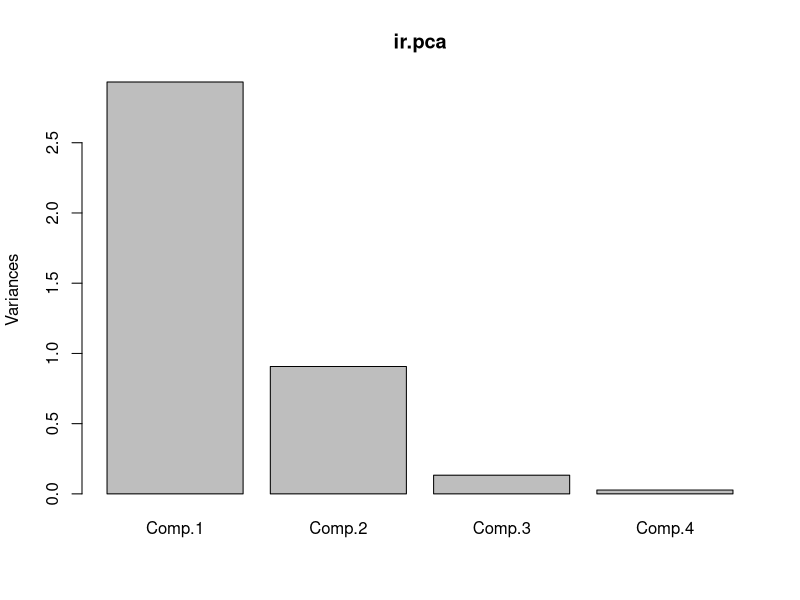
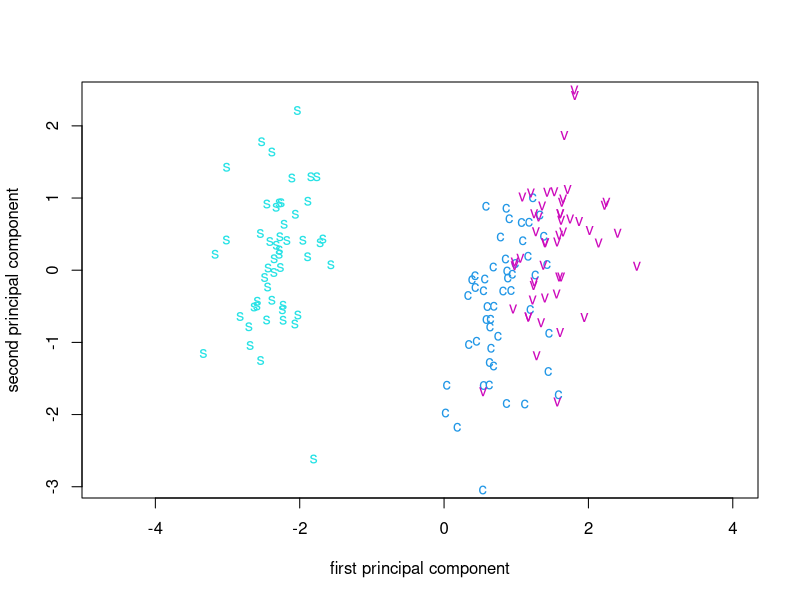
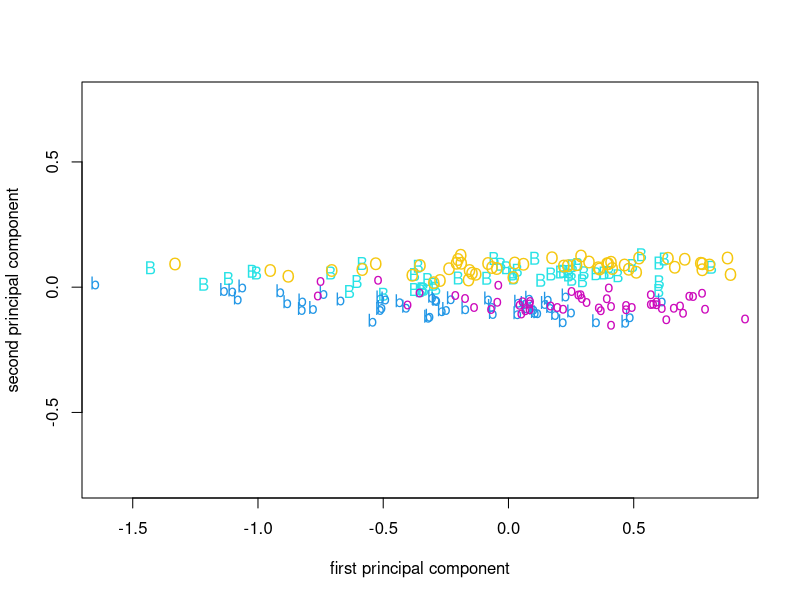
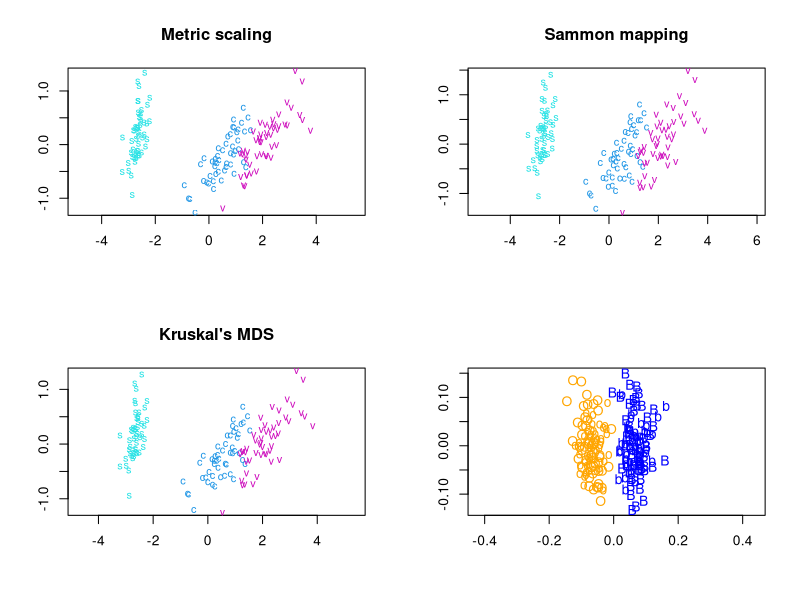
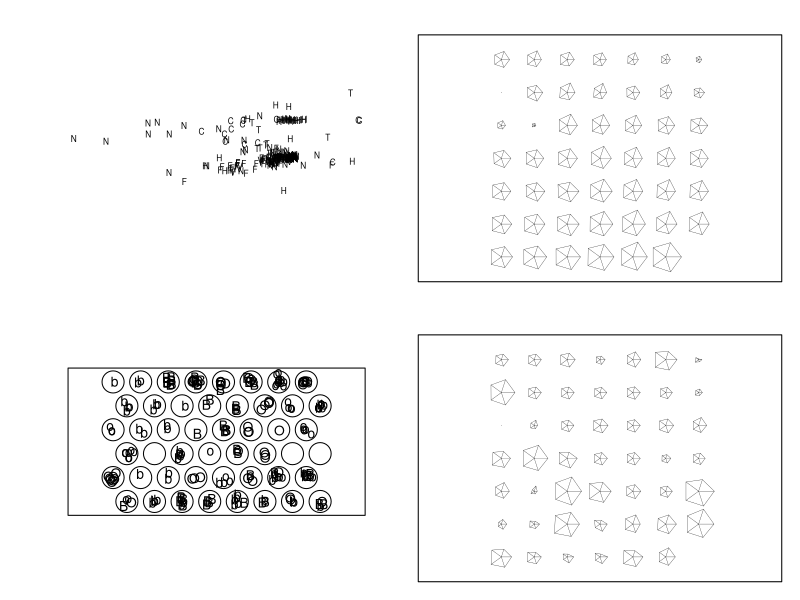
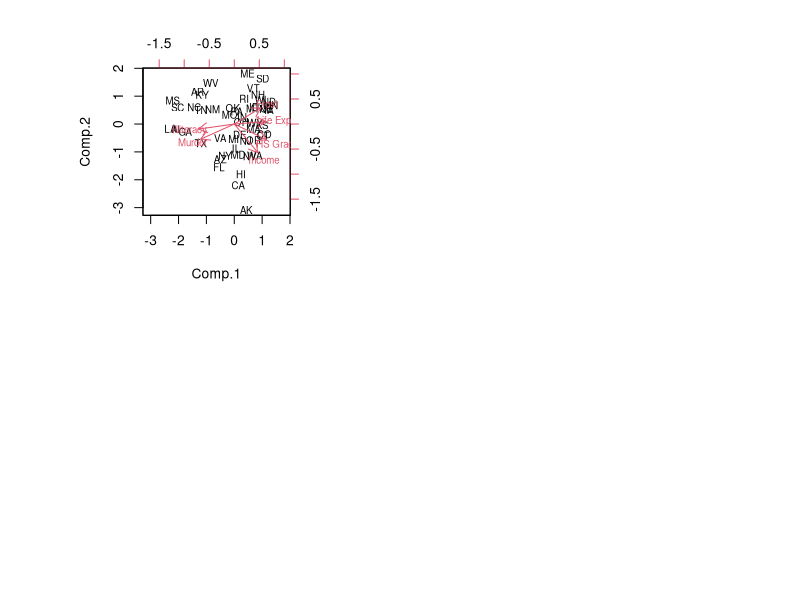
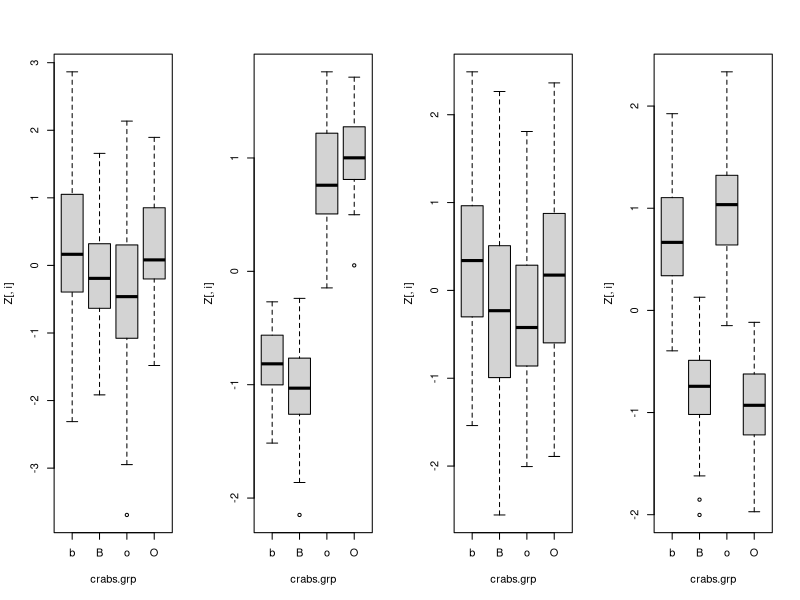
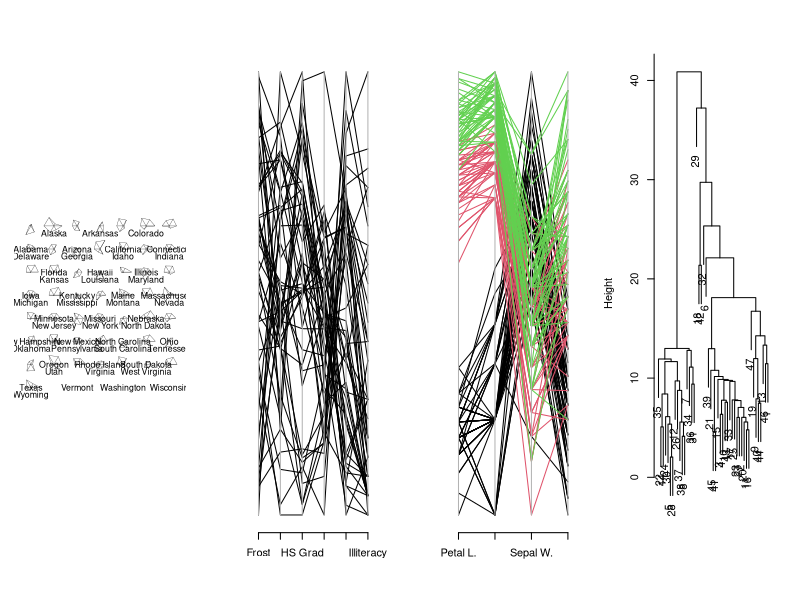

Recreate these plots in R, in order.
## ---- chunk 1
library(MASS)
library(class)
library(fastICA)
library(cluster)
options(width=65, digits=5)

# install.packages("../package/xgobi_1.2-15.tar.gz", repos = NULL, type = "source")
# install.packages("../package/RGtk2_2.20.36.tar.gz", repos = NULL, type = "source")
# install.packages("../package/rggobi_2.1.22.tar.gz", repos = NULL, type = "source")
## ---- chunk 2
# Iris data
ir <- rbind(iris3[,,1], iris3[,,2], iris3[,,3])
ir.species <- factor(c(rep("s", 50), rep("c", 50), rep("v", 50)))

# Principal Component for the log-transformed iris data.
(ir.pca <- princomp(log(ir), cor = TRUE))
summary(ir.pca)
plot(ir.pca)
## ---- chunk 3
# First two principal components for the log-transformed iris data.
ir.pc <- predict(ir.pca)
eqscplot(ir.pc[, 1:2], type = "n",
         xlab = "first principal component",
         ylab = "second principal component")
text(ir.pc[, 1:2], labels = as.character(ir.species),
     col = 3 + unclass(ir.species))
## ---- chunk 4
# Crabs data
lcrabs <- log(crabs[, 4:8])
crabs.grp <- factor(c("B", "b", "O", "o")[rep(1:4, each = 50)])

# Principal Component for the crabs data.
(lcrabs.pca <- princomp(lcrabs))
loadings(lcrabs.pca)
lcrabs.pc <- predict(lcrabs.pca)
dimnames(lcrabs.pc) <- list(NULL, paste("PC", 1:5, sep = ""))
## ---- chunk 5
# First two principal components for the crabs data.
eqscplot(lcrabs.pc[, 1:2], type = "n",
         xlab = "first principal component",
         ylab = "second principal component")
text(lcrabs.pc[, 1:2], labels = as.character(crabs.grp),
     col = 3 + as.integer(crabs.grp)) 
## ---- chunk 6
# Distance-based representations of the iris data
ir.scal <- cmdscale(dist(ir) , k = 2, eig = T)

distp <- dist(ir); dist2 <- dist(ir.scal$points)
sum((distp - dist2)^2)/sum(distp^2) # calculating a measure of 'stress'
## ---- chunk 7
par(mfrow = c(2,2))

eqscplot(ir.scal$points, type = "n", main = "Metric scaling", ratio = 2)
text(ir.scal$points, labels = as.character(ir.species), 
     col = 3 + as.integer(ir.species), cex = 0.8)
ir.sam <- sammon(dist(ir[-143,]))
eqscplot(ir.sam$points, type = "n", main = "Sammon mapping", ratio = 2)
text(ir.sam$points, labels = as.character(ir.species[-143]), 
     col = 3 + as.integer(ir.species), cex = 0.8)
ir.iso <- isoMDS(dist(ir[-143,]))
eqscplot(ir.iso$points, type = "n", main = "Kruskal's MDS", ratio = 2)
text(ir.iso$points, labels = as.character(ir.species[-143]), 
     col = 3 + as.integer(ir.species), cex = 0.8) 
## ---- chunk 8
# Sammon mapping of crabs data
cr.scale <- 0.5 * log(crabs$CL * crabs$CW)
slcrabs <- lcrabs - cr.scale
cr.means <- matrix(0, 2, 5)
cr.means[1,] <- colMeans(slcrabs[crabs$sex == "F", ])
cr.means[2,] <- colMeans(slcrabs [crabs$sex == "M", ])
dslcrabs <- slcrabs - cr.means[as.numeric(crabs$sex),]
lcrabs.sam <- sammon(dist(dslcrabs))
eqscplot(-lcrabs.sam$points, type = "n", xlab = "", ylab = "", tol = 0.08, ratio = 1.5)
text(-lcrabs.sam$points , labels = as.character(crabs.grp), 
     col = rep(c("blue", "orange"), each = 100))
## ---- chunk 9
# Isotonic multidimensional scaling representation of the fgl data.
fgl.iso <- isoMDS(dist(as.matrix(fgl[-40, -10])))
eqscplot(fgl.iso$points, type = "n", xlab = "", ylab = "", axes = FALSE)
# either
# for(i in seq(along = levels(fgl$type))) {
#   set <- fgl$type[-40] == levels(fgl$type)[i]
#   points(fgl.iso$points[set,], pch = 18, cex = 0.6, col = 2 + i)}
# key(text = list(levels(fgl$type), col = 3:8))
# or
text(fgl.iso$points, labels = c("F", "N", "V", "C", "T", "H")[fgl$type[-40]], cex = 0.6)
## ---- chunk 10
# Batch SOM applied to the crabs dataset.
set.seed(0)
gr <- somgrid(topo = "hexagonal")
crabs.som <- batchSOM(lcrabs, gr, c(4, 4, 2, 2, 1, 1, 1, 0, 0))

# stars plot of the representatives
stars(crabs.som$codes, labels = NULL, frame.plot = T)
## ---- chunk 11
set.seed(0)

# Plot that shows the assignments of the original points
bins <- as.numeric(knn1(crabs.som$code, lcrabs, 0:47))
plot(crabs.som$grid, type = "n", frame.plot = T,
     xlim = c(min(crabs.som$grid$pts[,1])-0.4, max(crabs.som$grid$pts[,1])+0.4),
     ylim = c(min(crabs.som$grid$pts[,2])-0.4, max(crabs.som$grid$pts[,2])+0.4))
symbols(crabs.som$grid$pts[, 1], crabs.som$grid$pts[, 2], 
        circles = rep(0.4, 48), inches = FALSE, add = TRUE)
text(crabs.som$grid$pts[bins, ] + rnorm(400, 0, 0.1), as.character(crabs.grp))
## ---- chunk 12
set.seed(0)

# Traditional SOM applied to the crabs dataset.
crabs.som2 <- SOM(lcrabs, gr); stars(crabs.som2$codes, frame.plot = T)
## ---- chunk 13
# Principal component biplot of the part of the state.x77 data.
state <- state.x77[, 2:7]; row.names(state) <- state.abb
state.pca <- princomp(state, cor = TRUE)
state.pca$loadings[,2] <- -state.pca$loadings[,2]
state.pca$scores[,2] <- -state.pca$scores[,2]
biplot(state.pca, pc.biplot = TRUE, cex = 0.7, expand = 0.8)
## ---- chunk 14
set.seed(0)

# Boxplots of four ’signals’ recovered by ICA from the crabs data.
nICA <- 4
crabs.ica <- fastICA(crabs[, 4:8], nICA)
Z <- crabs.ica$S
par(mfrow = c(1, nICA))
for(i in 1:nICA) boxplot(Z[, i] ~ crabs.grp)
## ---- chunk 15
# stars plot of the state.x77 dataset.
stars(state.x77[, c(7, 4, 6, 2, 5, 3)])
## ---- chunk 16
# Parallel coordinates plots of the state.x77 dataset.
parcoord(state.x77[, c(7, 4, 6, 2, 5, 3)])

# Parallel coordinates plots of the log-transformed iris data
parcoord(log(ir)[, c(3, 4, 2, 1)], col = 1 + (0:149)%/%50)
## ---- chunk 17
# Dendograms for the socio-economic data on Swiss provinces by single-link clustering
swiss.x <- as.matrix(swiss[,-1])
h <- hclust(dist(swiss.x), method = "single")
plot(h, labels = h$order, main = "", xlab = "", sub = "")
## ---- chunk 18
# Dendograms for the socio-economic data on Swiss provinces by divisive clustering
d <- diana(swiss.x, )
pltree(d, labels = d$order, main = "", xlab = "", sub = "")
## ---- chunk 19
# First two principal components for the swiss data 
# and labeling by the groups assigned by K-means
h <- hclust(dist(swiss.x), method = "average")
initial <- tapply(swiss.x, list(rep(cutree(h, 3), ncol(swiss.x)), col(swiss.x)), mean)
dimnames(initial) <- list(NULL, dimnames(swiss.x)[[2]])
km <- kmeans(swiss.x, initial)
(swiss.pca <- princomp(swiss.x))
swiss.px <- predict(swiss.pca); swiss.px[,2] <- -swiss.px[,2] 
dimnames(km$centers)[[2]] <- dimnames(swiss.x)[[2]]
swiss.centers <- predict(swiss.pca, km$centers); swiss.centers[,2] <- -swiss.centers[,2]
eqscplot(swiss.px[, 1:2], type = "n", 
         xlab = "first principal component" , ylab = "second principal component")
text(swiss.px[, 1:2], labels = km$cluster)
points(swiss.centers[,1:2], pch = 3, cex = 5)
identify(swiss.px[, 1:2], cex = 0.5)
## ---- chunk 20
# Clusterings of the Swiss provinces data by pam, me, emclust
par(mfrow = c(2,2))

swiss.pam <- pam(swiss.px, 3)
eqscplot(swiss.px[, 1:2], type = "n",
         xlab = "first principal component", ylab = "second principal component",
         main = "pam")
text(swiss.px[,1:2], labels = swiss.pam$clustering)
points(swiss.pam$medoid[,1:2], pch = 3, cex = 3)

library(mclust)
vals <- mclustBIC(swiss.x)
sm <- summary(vals, swiss.x)
eqscplot (swiss.px [, 1: 2], type = "n",
          xlab = "first principal component" , ylab = "second principal component", 
          main = "emclust")
text(swiss.px[, 1:2], labels = sm$classification) 

h <- hc(modelName = "VVV", swiss.x)
mh <- as.vector(hclass(h, 3))
z <- me(modelName = "VVV", swiss.x, z = 0.5*(unmap(mh)+1/3))
eqscplot(swiss.px[, 1:2], type = "n", 
         xlab = "first principal component", ylab = "second principal component",
         main = "me")
text(swiss.px[, 1:2], labels = max.col(z$z)) 
## ---- chunk 21
ability.FA <- factanal(covmat = ability.cov, factors = 1)
ability.FA
(ability.FA <- update(ability.FA, factors = 2))
#summary(ability.FA)
round(loadings(ability.FA) %*% t(loadings(ability.FA)) +
        diag(ability.FA$uniq), 3)
## ---- chunk 22
# Factor rotations
library(GPArotation)
L <- loadings(ability.FA)
print(oblirot <- oblimin(L))
par(pty = "s")
eqscplot(L, xlim = c(0,1), ylim = c(0,1))
if(interactive()) identify(L[1:6,1], dimnames(L)[[1]])
naxes <- oblirot$Th
arrows(rep(0, 2), rep(0, 2), naxes[,1], naxes[,2])
text(L[1:6,1:2], dimnames(L)[[1]])
## ---- chunk 23
par(mfrow = c(2,1))
# Mosaic plots for Fisher's data on people from Caithness
caith <- as.matrix(caith)
names(dimnames(caith)) <- c("eyes", "hair")
mosaicplot(caith, color = TRUE)
# Mosaic plots for Copenhagen housing satisfaction data
House <- xtabs(Freq ~ Type + Infl + Cont + Sat, housing)
mosaicplot(House, color = TRUE)
## ---- chunk 24
# Three variants of correspondence analysis plots from Fisher's data
caith2 <- caith
dimnames(caith2)[[2]] <- c("F", "R", "M", "D", "B")
par(mfcol = c(1, 3))
plot(corresp(caith2, nf = 2)); title("symmetric")
plot(corresp(caith2, nf = 2), type = "rows"); title("rows")
plot(corresp(caith2, nf = 2), type = "col"); title("columns")
## ---- chunk 25
# Multiple correspondence analysis plot of dataset farms
farms.mca <- mca(farms, abbrev = TRUE)  # Use levels as names
plot(farms.mca, cex = rep(0.7, 2))
